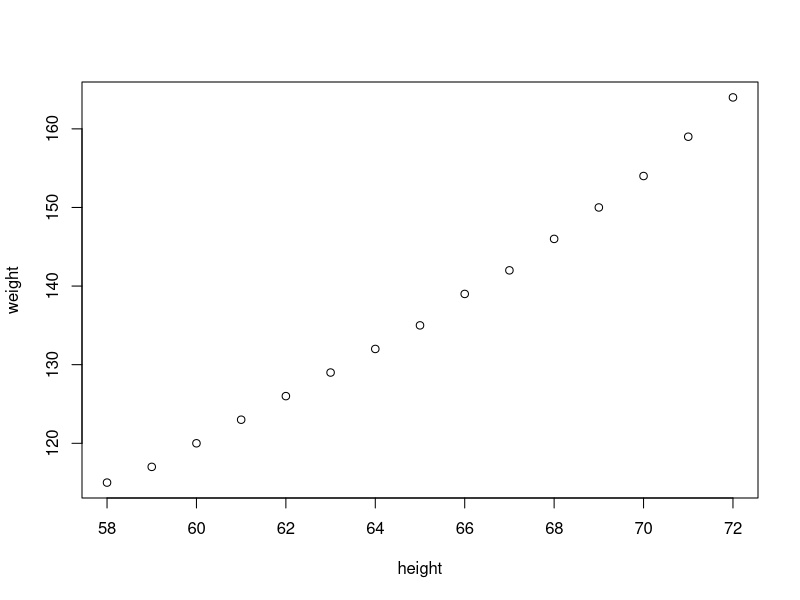
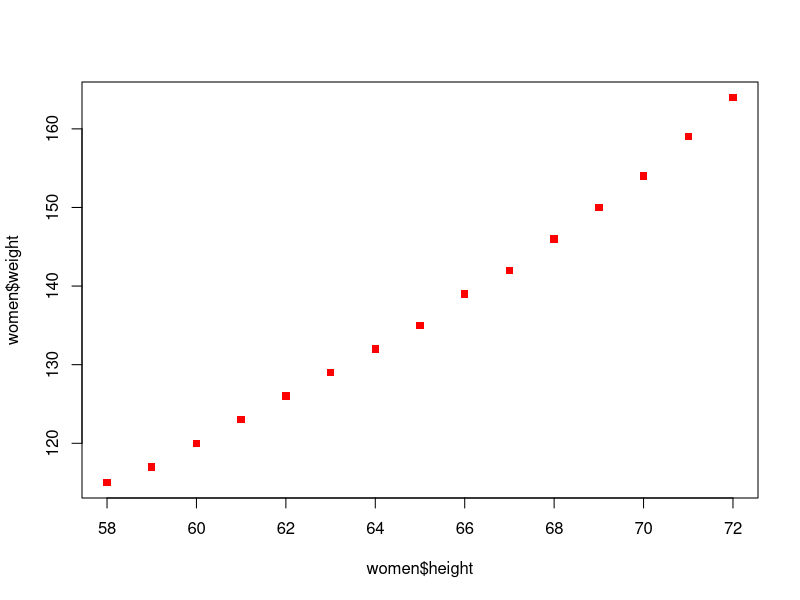

Source code (R) for these figures, in order:
women
mtcars
data()

plot(women)
names(women)
plot(x=women$height, y=women$weight, col='red', pch=15)
?plot
library(tidyr)
x= 1:50
x
version
